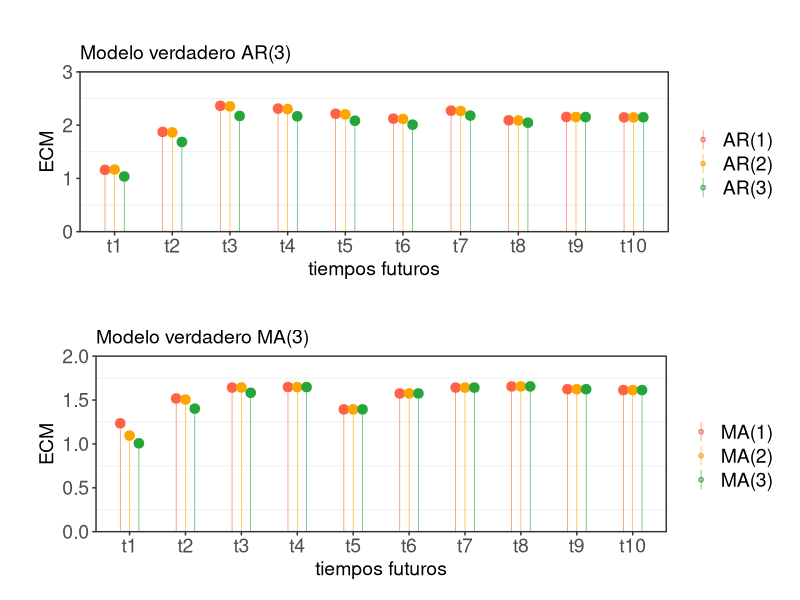
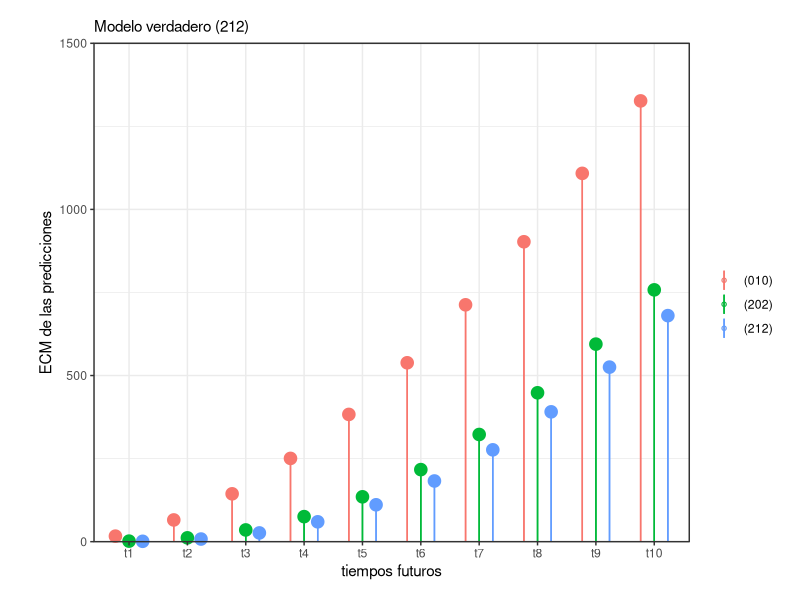
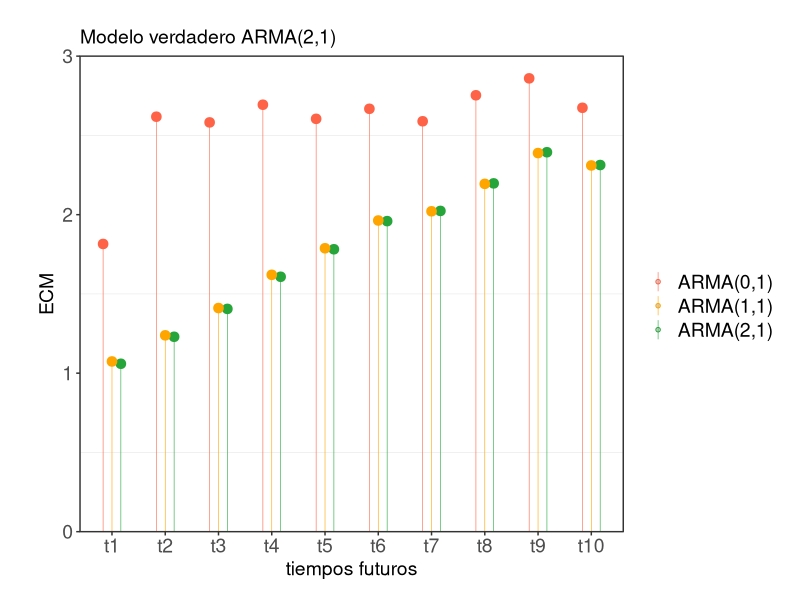
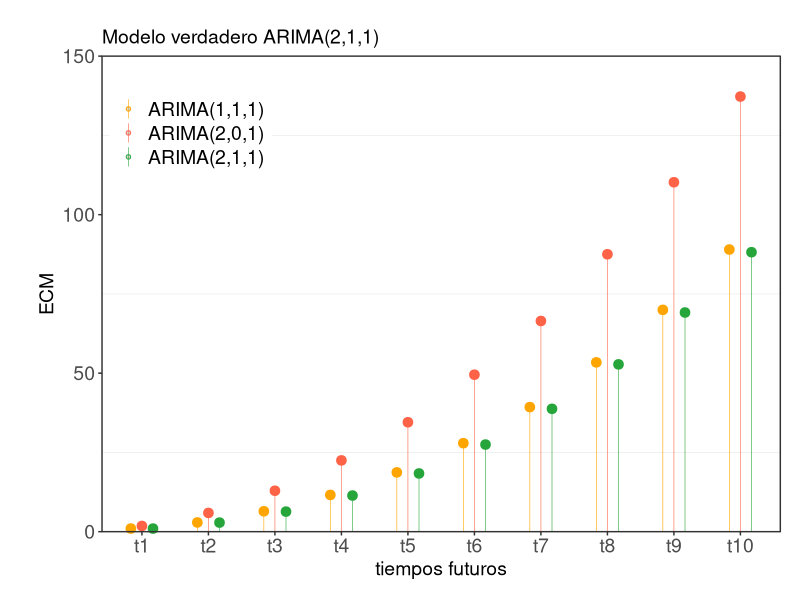
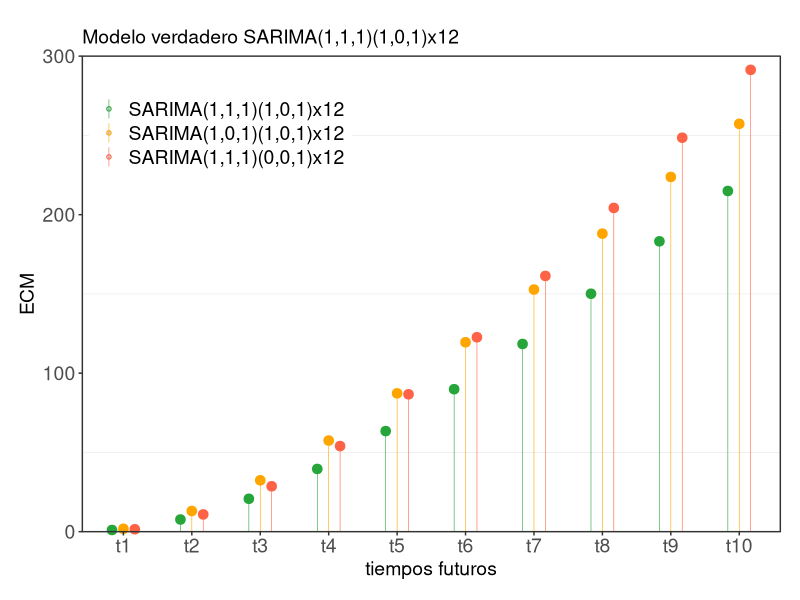

These charts were generated, in order, by the following R code:
library(ggplot2)
library(tidyverse)
library(gridExtra)
library(dplyr)

# Quiero comparar el ECM de las predicciones cuando las series son ajustadas
# con el modelo con el cual fueron generadas (AR(3)) y con dos modelos 
# incorrectos (AR(1) y AR(2)).

colores <- c("tomato", "orange","#26A63A" )
tamanio_letras <- 14 
espaciado <- 0.5  # controlar el espaciado entre conjuntos
leyenda_1 <- c("AR(1)", "AR(2)","AR(3)")

# Proceso AR
ECM_pred <- read.csv("data/ECM_pred.csv",  header = TRUE)
head(ECM_pred)

g1 <- ECM_pred %>%
  ggplot(aes(x = tiempos, y = ECM , color = ID)) +
  geom_point(size = 2, shape = 21, fill = "lightgray", 
             position = position_dodge(width = espaciado)) +
  geom_linerange(aes(ymin = 0, ymax = ECM, color = ID), 
                 position = position_dodge(width = espaciado), size = 0.2) +
  scale_y_continuous(expand = expansion(0), limits = c(0, 3)) +
  scale_x_discrete(limits = c(paste0("t", 1:9), "t10")) +
  labs(x = "tiempos futuros", y = "ECM", color = "") + 
  ggtitle("", subtitle = "Modelo verdadero AR(3)") +
  theme_bw() +
  theme(
    legend.position = "right",
    panel.grid.major = element_blank(),
    axis.text = element_text(size = tamanio_letras),  # Tamaño de las letras de los ejes
    axis.title = element_text(size = tamanio_letras),  # Tamaño de los títulos de los ejes
    legend.text = element_text(size = tamanio_letras),  # Tamaño de las letras de la leyenda
    plot.margin = margin(0.5, 0.5, 0.5, 1, "cm"),
    plot.subtitle = element_text(size = tamanio_letras)
  ) +
  guides(color = guide_legend(override.aes = list(size = 1.2))) +
  geom_point(size = 2, shape = 21, position = position_dodge(width = espaciado), 
             aes(y = ECM, color = ID, fill = ID), show.legend = FALSE, stroke = 1.2) +
  coord_cartesian(clip = "off") +
  scale_color_manual(values = colores, labels=leyenda_1) +
  scale_fill_manual(values = colores)


# Proceso MA
ECM_pred_ma <- read.csv("data/ECM_pred_ma.csv",  header = TRUE)

leyenda_2 <- c("MA(1)", "MA(2)","MA(3)")

g2 <- ECM_pred_ma %>% ggplot(aes(x = tiempos, y = ECM , color = ID)) +
  geom_point(size = 2, shape = 21, fill = "lightgray", 
             position = position_dodge(width = espaciado)) +
  geom_linerange(aes(ymin = 0, ymax = ECM, color = ID), 
                 position = position_dodge(width = espaciado), size = 0.2) +
  scale_y_continuous(expand = expansion(0), limits = c(0, 2)) +
  scale_x_discrete(limits = c(paste0("t", 1:9), "t10")) +
  labs(x = "tiempos futuros", y = "ECM", color = "") + 
  ggtitle("", subtitle = "Modelo verdadero MA(3)") +
  theme_bw() +
  theme(
    legend.position = "right",
    panel.grid.major = element_blank(),
    axis.text = element_text(size = tamanio_letras),  # Tamaño de las letras de los ejes
    axis.title = element_text(size = tamanio_letras),  # Tamaño de los títulos de los ejes
    legend.text = element_text(size = tamanio_letras),  # Tamaño de las letras de la leyenda
    plot.margin = margin(0.1, 0.5, 0.5, 1, "cm"),
    plot.subtitle = element_text(size = tamanio_letras)
  ) +
  guides(color = guide_legend(override.aes = list(size = 1.2))) +
  geom_point(size = 2, shape = 21, position = position_dodge(width = espaciado), 
             aes(y = ECM, color = ID, fill = ID), show.legend = FALSE, stroke = 1.2) +
  coord_cartesian(clip = "off") +
  scale_color_manual(values = colores, labels=leyenda_2) +
  scale_fill_manual(values = colores)


ECM_pred_ar_ma <- grid.arrange(g1,g2,nrow=2)
# Guarda el gráfico en formato PNG con alta resolución (300 dpi)
ggsave("output/ECM-pred-ar-ma.png", ECM_pred_ar_ma,dpi = 300, width = 10, height = 6, units = "in")


# Proceso ARMA
ECM_pred_arma <- read.csv("data/ECM_pred_arma.csv",  header = TRUE)

# Convertir "tiempos" en un factor y reordenar los niveles
ECM_pred_arma$tiempos <- factor(ECM_pred_arma$tiempos, levels = c(paste0("t", 1:9), "t10"))

leyenda_3 <- c("ARMA(0,1)", "ARMA(1,1)","ARMA(2,1)")

g3 <- ECM_pred_arma %>% 
  ggplot(aes(x = tiempos, y = ECM , color = ID)) +
  geom_point(size = 2, shape = 21, fill = "lightgray", 
             position = position_dodge(width = espaciado)) +
  geom_linerange(aes(ymin = 0, ymax = ECM, color = ID), 
                 position = position_dodge(width = espaciado), size = 0.2) +
  scale_y_continuous(expand = expansion(0), limits = c(0, 3)) +
  scale_x_discrete(limits = c(paste0("t", 1:9), "t10")) +
  labs(x = "tiempos futuros", y = "ECM", color = "") + 
  ggtitle("", subtitle = "Modelo verdadero ARMA(2,1)") +
  theme_bw() +
  theme(
    legend.position = "right",
    panel.grid.major = element_blank(),
    axis.text = element_text(size = tamanio_letras),  
    axis.title = element_text(size = tamanio_letras), 
    legend.text = element_text(size = tamanio_letras),
    plot.margin = margin(0.1, 0.5, 0.5, 1, "cm"),
    plot.subtitle = element_text(size = tamanio_letras)
  ) +
  guides(color = guide_legend(override.aes = list(size = 1.2))) +
  geom_point(size = 2, shape = 21, position = position_dodge(width = espaciado), 
             aes(y = ECM, color = ID, fill = ID), show.legend = FALSE, stroke = 1.2) +
  coord_cartesian(clip = "off") +
  scale_color_manual(values = colores, labels=leyenda_3) +
  scale_fill_manual(values = colores)

ECM_pred_arma <- g3

# Guarda el gráfico en formato PNG con alta resolución (300 dpi)
ggsave("output/ECM_pred_arma.png", ECM_pred_arma,dpi = 300, width = 10, height = 4, units = "in")

###############################################################################
# Proceso ARIMA
ECM_pred_ARIMA <- read.csv("data/ECM_pred_ARIMA.csv",  header = TRUE)

# Convertir "tiempos" en un factor y reordenar los niveles
ECM_pred_ARIMA$tiempos <- factor(ECM_pred_ARIMA$tiempos, levels = c(paste0("t", 1:9), "t10"))

leyenda_4 <- c("ARIMA(1,1,1)", "ARIMA(2,0,1)","ARIMA(2,1,1)")
colores_2 <- c("orange", "tomato","#26A63A" )

g4 <- ECM_pred_ARIMA %>% 
  ggplot(aes(x = tiempos, y = ECM , color = ID)) +
  geom_point(size = 2, shape = 21, fill = "lightgray", 
             position = position_dodge(width = espaciado)) +
  geom_linerange(aes(ymin = 0, ymax = ECM, color = ID), 
                 position = position_dodge(width = espaciado), size = 0.2) +
  scale_y_continuous(expand = expansion(0), limits = c(0, 150)) +
  scale_x_discrete(limits = c(paste0("t", 1:9), "t10")) +
  labs(x = "tiempos futuros", y = "ECM", color = "") + 
  ggtitle("", subtitle = "Modelo verdadero ARIMA(2,1,1)") +
  theme_bw() +
  theme(legend.position = c(0.01, 0.98),  # Cambia la posición de la leyenda
        legend.justification = c(0, 1),   # Alinea la leyenda a la izquierda y arriba
        legend.box.margin = margin(0, 0, 0, 0),  # Ajusta los márgenes de la leyenda
       panel.grid.major = element_blank(),
    axis.text = element_text(size = tamanio_letras),  
    axis.title = element_text(size = tamanio_letras), 
    legend.text = element_text(size = tamanio_letras),
    plot.margin = margin(0.1, 0.5, 0.5, 1, "cm"),
    plot.subtitle = element_text(size = tamanio_letras)
  ) +
  guides(color = guide_legend(override.aes = list(size = 1.2))) +
  geom_point(size = 2, shape = 21, position = position_dodge(width = espaciado), 
             aes(y = ECM, color = ID, fill = ID), show.legend = FALSE, stroke = 1.2) +
  coord_cartesian(clip = "off") +
  scale_color_manual(values = colores_2, labels=leyenda_4) +
  scale_fill_manual(values = colores_2)

ECM_pred_arima <- g4

# Guarda el gráfico en formato PNG con alta resolución (300 dpi)
ggsave("output/ECM_pred_arima.png", ECM_pred_arima,dpi = 300, width = 10, height = 4, units = "in")


################################################################################
# SARIMA_b
ECM_pred_sarima_b <- read.csv("data/ECM_pred_sarima_b.csv",  header = TRUE)

# Convertir "tiempos" en un factor y reordenar los niveles
ECM_pred_sarima_b$tiempos <- factor(ECM_pred_sarima_b$tiempos, levels = c(paste0("t", 1:9), "t10"))

leyenda_5 <- c("SARIMA(1,1,1)(1,0,1)x12", 
               "SARIMA(1,0,1)(1,0,1)x12",
               "SARIMA(1,1,1)(0,0,1)x12")

colores_2 <- c("#26A63A", "orange","tomato")
tamanio_letras <- 14 
espaciado <- 0.5  # controlar el espaciado entre conjuntos


g5 <- ECM_pred_sarima_b %>% 
  ggplot(aes(x = tiempos, y = ECM , color = ID)) +
  geom_point(size = 2, shape = 21, fill = "lightgray", 
             position = position_dodge(width = espaciado)) +
  geom_linerange(aes(ymin = 0, ymax = ECM, color = ID), 
                 position = position_dodge(width = espaciado), size = 0.2) +
  scale_y_continuous(expand = expansion(0), limits = c(0, 300)) +
  scale_x_discrete(limits = c(paste0("t", 1:9), "t10")) +
  labs(x = "tiempos futuros", y = "ECM", color = "") + 
  ggtitle("", subtitle = "Modelo verdadero SARIMA(1,1,1)(1,0,1)x12") +
  theme_bw() +
  theme(
    legend.position = c(0.01, 0.98),  # Cambia la posición de la leyenda
    legend.justification = c(0, 1),   # Alinea la leyenda a la izquierda y arriba
    legend.box.margin = margin(0, 0, 0, 0),  # Ajusta los márgenes de la leyenda
    panel.grid.major = element_blank(),
    axis.text = element_text(size = tamanio_letras),  
    axis.title = element_text(size = tamanio_letras), 
    legend.text = element_text(size = tamanio_letras),
    plot.margin = margin(0.1, 0.5, 0.5, 0.5, "cm"),  # Ajusta los márgenes del gráfico
    plot.subtitle = element_text(size = tamanio_letras)
  ) +
  guides(color = guide_legend(override.aes = list(size = 1.2))) +
  geom_point(size = 2, shape = 21, position = position_dodge(width = espaciado), 
             aes(y = ECM, color = ID, fill = ID), show.legend = FALSE, stroke = 1.2) +
  coord_cartesian(clip = "off") +
  scale_color_manual(values = colores_2, labels=leyenda_5) +
  scale_fill_manual(values = colores_2)


ECM_pred_sarima <- g5

# Guarda el gráfico en formato PNG con alta resolución (300 dpi)
ggsave("output/ECM_pred_sarima.png", ECM_pred_sarima,dpi = 300, width = 10, height = 4, units = "in")




################################################################################
# SARIMA
ECM_pred_sarima <- read.csv("data/ECM_pred_sarima.csv",  header = TRUE)

# Convertir "tiempos" en un factor y reordenar los niveles
ECM_pred_sarima$tiempos <- factor(ECM_pred_sarima$tiempos, levels = c(paste0("t", 1:9), "t10"))

ECM_pred_sarima %>% 
  ggplot(aes(x = tiempos, y = ECM, color = ID)) + 
  geom_point(size = 3, shape = 21, fill = "lightgray", position = position_dodge(width = 0.7)) +
  geom_linerange(aes(ymin = 0, ymax = ECM, color = ID), position = position_dodge(width = 0.7), size = 0.5) +
  geom_linerange(aes(ymin = 0, ymax = ECM, color = ID), 
                 position = position_dodge(width = 0.7), 
                 size = ifelse(ECM_pred_sarima$ID == "AR(3)", 1, 0.5)) + # aumentar tamaño de línea para AR(3)
  scale_y_continuous(expand = expansion(0), limits = c(0,1500)) +
  scale_x_discrete(limits = c(paste0("t", 1:9), "t10")) +
  labs(x = "tiempos futuros", y = "ECM de las predicciones", color="",
       subtitle = "Modelo verdadero (212)") + 
  theme_bw() +
  theme(legend.position = "right") +
  theme(plot.margin = margin(0.5, 0.5, 0.5, 1, "cm")) +
  guides(color = guide_legend(override.aes = list(size=1.2))) +
  geom_point(size = 3, shape = 21, position = position_dodge(width = 0.7), 
             aes(y = ECM, color = ID, fill = ID), show.legend = FALSE, stroke = 1.2) +
  coord_cartesian(clip = "off")










##############

g1 <- ECM_pred %>% 
  ggplot(aes(x = tiempos, y = ECM, color = ID)) + 
  geom_point(size = 3, shape = 21, fill = "lightgray", position = position_dodge(width = 0.7)) +
  geom_linerange(aes(ymin = 0, ymax = ECM, color = ID), position = position_dodge(width = 0.7), size = 0.5) +
  geom_linerange(aes(ymin = 0, ymax = ECM, color = ID), 
                 position = position_dodge(width = 0.7), 
                 size = ifelse(ECM_pred$ID == "AR(3)", 1, 0.5)) + # aumentar tamaño de línea para AR(3)
  scale_y_continuous(expand = expansion(0), limits = c(0,2.5)) +
  scale_x_discrete(limits = c(paste0("t", 1:9), "t10")) +
  labs(x = "tiempos futuros", y = "ECM de las predicciones", color="",
       subtitle = "Modelo verdadero AR(3). Modelos incorrectos AR(2) y AR(1)") + 
  theme_bw() +
  theme(legend.position = "right") +
  theme(plot.margin = margin(0.5, 0.5, 0.5, 1, "cm")) +
  guides(color = guide_legend(override.aes = list(size=1.2))) +
  geom_point(size = 3, shape = 21, position = position_dodge(width = 0.7), 
             aes(y = ECM, color = ID, fill = ID), show.legend = FALSE, stroke = 1.2) +
  coord_cartesian(clip = "off")